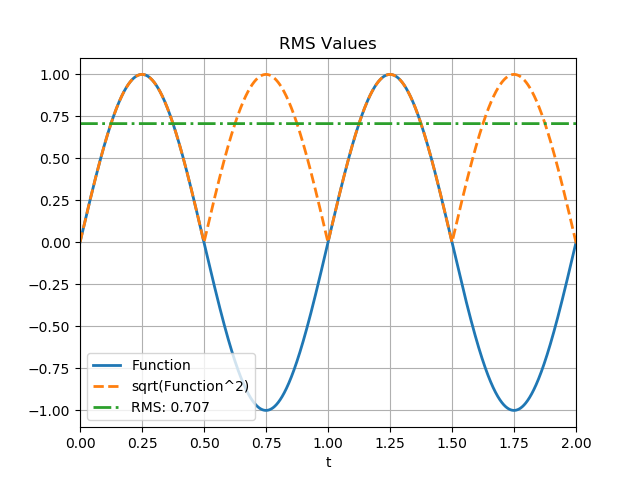
#> input picture PySchool/RMS_Graphically.png, 640 x 480 px; its folder holds only this picture in this run
$ python BMPInverter.py
#> lines starting #> are read from the running program, lines starting #| are printed output that depends on the picture
from PIL import Image
import tkinter as tk; from tkinter import filedialog
tk.Tk().withdraw()

# Get png filepath
file_path = tk.filedialog.askopenfilename()
#> the answer given: RMS_Graphically.png
picture = Image.open(file_path).convert('RGB')

# Get the size of the image
width, height = picture.size
#> width = 640; height = 480

# Process every pixel
for x in range(width):
   for y in range(height):
        r, g, b = picture.getpixel((x,y))
        new_color = 255-r, 255-g, 255-b
        picture.putpixel( (x,y), new_color)
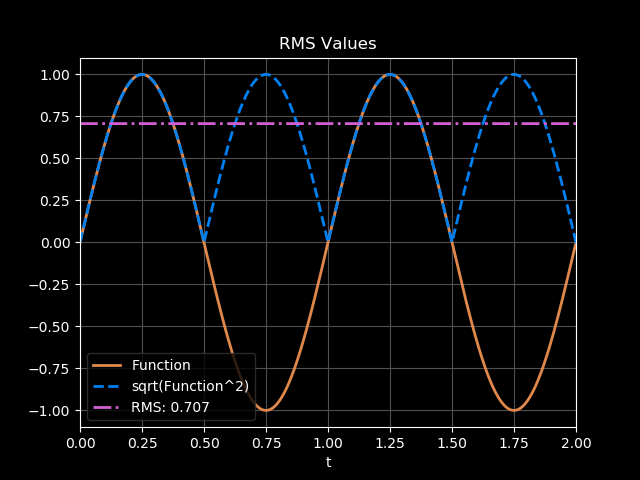
#> picture: PIL image 640x480 RGB; mean R, G, B 8.5, 8.5, 9.4

# Get user input of where to save file
save_path = tk.filedialog.asksaveasfilename(initialfile = file_path,
                                            title = "Save New File As", defaultextension='.png',
                                            filetypes=[('PNG file','*.png')])

# Save the image to a new file
picture.save(save_path)
